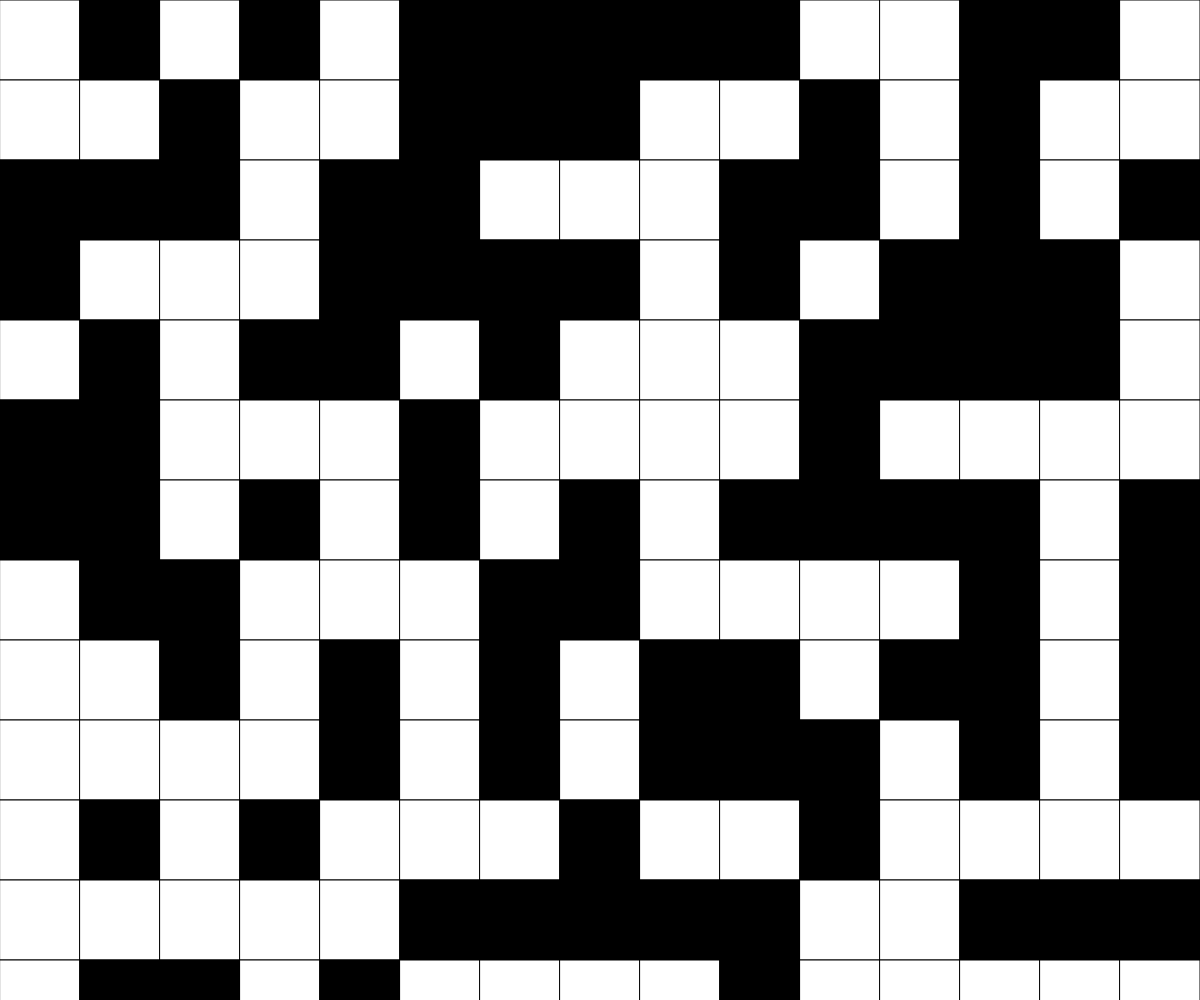
Frame 1 (no input)
Frame 60 (no input): identical to frame 1, image omitted
Frame 120 (the mouse pressed at the canvas centre since frame 60): identical to frame 1, image omitted

The p5.js sketch that drew this single still picture (run headless with seeded random() and noise() and a simulated clock; from frame 60 on, the mouse is pressed at the canvas centre):

// p5.js sketch
// ── sketch.js
//
let grid;
let rows = 15;
let cols = 15;

let colors = [];


function setup() {
  if (windowWidth > windowHeight) {
    createCanvas(windowHeight, windowHeight);
  }
  else {
    createCanvas(windowWidth, windowWidth);
  }
  createCanvas(windowWidth, windowHeight);
  grid = createRandom2dArray(rows, cols);
}

function draw(){
  background(125);
  displayGrid(grid, rows, cols);
}

function createRandom2dArray(cols, rows) {
  let randomGrid = [];
  for (let x = 0; x < cols; x++) {
    randomGrid.push([]);
    for (let y = 0; y < rows; y++) {
      if (random(100) < 50) {
        randomGrid[x].push(1);
      }
      else {
        randomGrid[x].push(0);
      }
    }
  }
  return randomGrid;
}

function displayGrid(grid, rows, cols) {
  let cellSize = width / cols;
  for (let y = 0; y < rows; y++) {
    for (let x = 0; x < cols; x++) {
      if (grid[y][x] === 0) {
        fill(255);
      }
      else if (grid[y][x] === 1){
        fill(0);
      }
      rect(x*cellSize, y*cellSize, cellSize, cellSize);
    }
  }
}

function createEmptyGrid() {
  let emptyGrid = [];
  for (let x = 0; x < cols; x++) {
    emptyGrid.push([]);
    for (let y = 0; y < rows; y++) {
      emptyGrid[x].push(0);
    }
  }
  return emptyGrid;
}

function mouseColors(){
  
}
